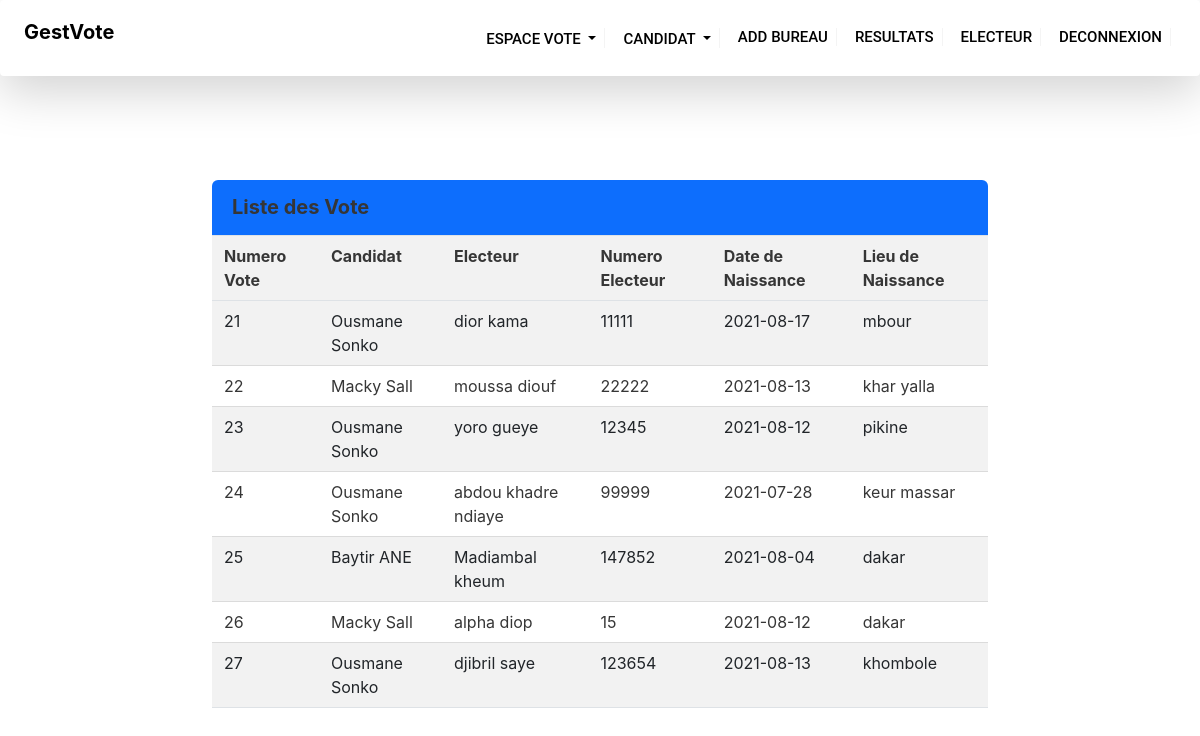
Screenshot of /?page=liste_vote (signed in) with the database file from the repository.
### tables this page shows
CREATE TABLE `vote` (
  `id_vote` int(11) NOT NULL,
  `nom_candidat` varchar(100) NOT NULL,
  `id_candidat` int(11) NOT NULL,
  `id_electeur` int(11) NOT NULL
);

CREATE TABLE `electeur` (
  `id_electeur` int(11) NOT NULL,
  `nom_electeur` varchar(40) NOT NULL,
  `prenom_electeur` varchar(40) NOT NULL,
  `cni` double NOT NULL,
  `num_electeur` double NOT NULL,
  `sexe` varchar(30) NOT NULL,
  `date_nais` date NOT NULL,
  `lieu_nais` varchar(30) NOT NULL,
  `adress` varchar(30) NOT NULL,
  `type` varchar(40) NOT NULL DEFAULT 'electeur',
  `status_vote` tinyint(1) NOT NULL DEFAULT 0,
  `login` varchar(20) NOT NULL,
  `mdp` varchar(20) NOT NULL,
  `region` int(11) NOT NULL,
  `dep` int(11) NOT NULL,
  `arron` int(11) NOT NULL,
  `commune` int(11) NOT NULL,
  `id_bureau` int(11) NOT NULL
);

### model/vote.php (called while the page is built, shortened)
<?php
    class Vote{
       public static function listeVote(){
            $ob_connexion=new Connexion();
            $db=$ob_connexion->getDB();
            $ret=null;
            if (!is_null($db))
            {
               $sql="SELECT * From vote";
               $resultat=$db->query($sql);
               $ret=$resultat->fetchAll(PDO::FETCH_ASSOC);
            }
          return $ret;
        }
        }
?>

### model/electeur.php (called while the page is built, shortened)
<?php
class  Electeur {
 public static function ElecteurByID($id_electeur){
  $ob_connexion=new Connexion();
  $db=$ob_connexion->getDB();
  $ret=false;
  if (!is_null($db))
   {
      $sql="SELECT * From electeur where id_electeur=$id_electeur";
      $resule= $db->query($sql);
      $ret=$resule->fetchAll(PDO::FETCH_ASSOC);
   }
   return $ret;
}
}
?>

### view/vote/liste_vote.php (the view, shortened to what this page needs)
<!DOCTYPE html>
<html lang="en">
<head>
    <link href="https://cdn.jsdelivr.net/npm/bootstrap@5.0.2/dist/css/bootstrap.min.css" rel="stylesheet">
    <link rel="stylesheet" href="https://cdn.jsdelivr.net/npm/bulma@0.9.3/css/bulma.min.css">
    <link rel="stylesheet" href="https://pro.fontawesome.com/releases/v5.10.0/css/all.css"/>
</head>
<body>
  <div class="container">
      <div class="row">
      <div class="col-md-10 offset-md-1" style="margin-top:80px">
      <div class="panel-heading bg-primary">Liste des Vote</div>
			<div class="panel-body">
				<table class="table table-bordered table-striped">
            <tr>
                <th>Numero Vote</th>
                <th>Candidat</th>
                <th>Electeur</th>
                <th>Numero Electeur</th>
                <th>Date de Naissance</th>
                <th> Lieu de Naissance</th>
            </tr>
            <tr>
                <?php
                  require_once "model/vote.php";
                  require_once "model/electeur.php";
                  $liste_vote=Vote::listeVote();
                  foreach($liste_vote as $vote){
                    $Electeur=Electeur::ElecteurByID($vote['id_electeur']);
                    echo"<tr>
                            <td>$vote[id_vote]</td>
                            <td>$vote[nom_candidat]</td>
                            <td>".$Electeur[0]['prenom_electeur']." ".$Electeur[0]['nom_electeur']."</td>
                            <td>".$Electeur[0]['num_electeur']."</td>
                            <td>".$Electeur[0]['date_nais']."</td>
                            <td>".$Electeur[0]['lieu_nais']."</td>
                      </tr>";
                  }
                ?>
            </tr>
       </table>
       </div>
      </div>
   </div>
  </div>
</body>
</html>

### index.php (shortened to what this page needs)
<?php
 if(isset($_GET['page'])){
  switch($_GET['page']){
                case 'liste_vote':
                  require_once "menu/menu3.php";
                  require_once "view/vote/liste_vote.php";
                break;
  }
 }else{
   require_once 'menu/menu.php';
 }
?>

### menu/menu3.php (shortened to what this page needs)
<!DOCTYPE html>
<html lang="en">
<head>
  <link href="https://cdn.jsdelivr.net/npm/bootstrap@5.0.2/dist/css/bootstrap.min.css" rel="stylesheet">
    <link rel="stylesheet" href="https://cdn.jsdelivr.net/npm/bulma@0.9.3/css/bulma.min.css">
    <link rel="stylesheet" href="https://pro.fontawesome.com/releases/v5.10.0/css/all.css"/>
    <link rel="stylesheet" href="css/style3.css">
</head>
<body>
  <header>
<nav class="navbar navbar-expand-lg  shadow-lg p-3 mb-5 rounded">
  <div class="container-fluid">
    <a class="navbar-brand" href="#"  style="color:black; font-weight:bolder">GestVote</a>
    <div class="collapse navbar-collapse justify-content-end" id="navbarScroll" >
      <ul class="navbar-nav  my-2 my-lg-0 " style="--bs-scroll-height: 100px;">
        <li class="nav-item dropdown">
          <a class="nav-link dropdown-toggle" href="#" id="scrolDrop" role="button" data-bs-toggle="dropdown" aria-expanded="false" style="text-decoration:none;margin:5px;color:black">
          ESPACE VOTE
          </a>
        </li>
        <li class="nav-item dropdown">
          <a class="nav-link dropdown-toggle" href="#" id="navbarScrollingDropdown" role="button" data-bs-toggle="dropdown" aria-expanded="false" style="text-decoration:none;margin:5px;color:black">
            CANDIDAT
          </a>
        </li>
        <li class="nav-item">
          <a class="nav-link active" aria-current="page" href="?page=addBureau"  style="text-decoration:none;margin:5px;color:black">ADD BUREAU</a>
        </li>
        <li class="nav-item">
          <a class="nav-link" href="?page=les_resultat" style="text-decoration:none;margin:5px;color:black">RESULTATS</a>
        </li>
        <li class="nav-item">
          <a class="nav-link "  href="?page=listeElecteur" style="text-decoration:none;margin:5px;color:black">ELECTEUR</a>
        </li>
        <li class="nav-item">
          <a class="nav-link "  href="?page=connexion&deconnexion" style="text-decoration:none;margin:5px;color:black">DECONNEXION</a>
        </li>
      </ul>
    </div>
  </div>
</nav>
</header>
</body>
</html>

### css/style3.css (style rules this page uses)
header li a { border-right: 1px solid #f4f4f4; text-decoration: none; color: black; font: normal 500 15px/2px 'Roboto', cursive; }

### rows the page displays
vote: id_vote "21", nom_candidat "Ousmane Sonko", id_electeur.prenom_electeur "dior", id_electeur.nom_electeur "kama", id_electeur.num_electeur "11111", id_electeur.date_nais "2021-08-17", id_electeur.lieu_nais "mbour"
vote: id_vote "22", nom_candidat "Macky Sall", id_electeur.prenom_electeur "moussa", id_electeur.nom_electeur "diouf", id_electeur.num_electeur "22222", id_electeur.date_nais "2021-08-13", id_electeur.lieu_nais "khar yalla"
vote: id_vote "23", nom_candidat "Ousmane Sonko", id_electeur.prenom_electeur "yoro", id_electeur.nom_electeur "gueye", id_electeur.num_electeur "12345", id_electeur.date_nais "2021-08-12", id_electeur.lieu_nais "pikine"
vote: id_vote "24", nom_candidat "Ousmane Sonko", id_electeur.prenom_electeur "abdou khadre", id_electeur.nom_electeur "ndiaye", id_electeur.num_electeur "99999", id_electeur.date_nais "2021-07-28", id_electeur.lieu_nais "keur massar"
vote: id_vote "25", nom_candidat "Baytir ANE", id_electeur.prenom_electeur "Madiambal", id_electeur.nom_electeur "kheum", id_electeur.num_electeur "147852", id_electeur.date_nais "2021-08-04", id_electeur.lieu_nais "dakar"
vote: id_vote "26", nom_candidat "Macky Sall", id_electeur.prenom_electeur "alpha", id_electeur.nom_electeur "diop", id_electeur.num_electeur "15", id_electeur.date_nais "2021-08-12", id_electeur.lieu_nais "dakar"
vote: id_vote "27", nom_candidat "Ousmane Sonko", id_electeur.prenom_electeur "djibril", id_electeur.nom_electeur "saye", id_electeur.num_electeur "123654", id_electeur.date_nais "2021-08-13", id_electeur.lieu_nais "khombole"
